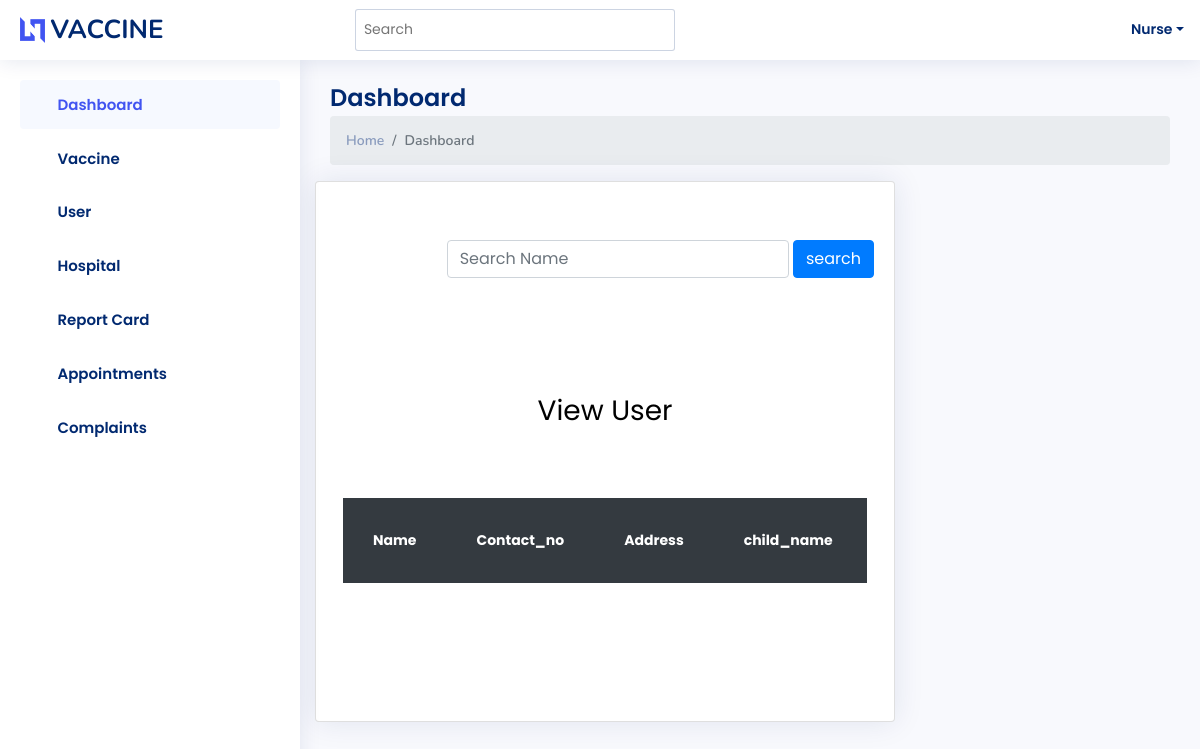
The page /nurseuser on the database as committed earlier.
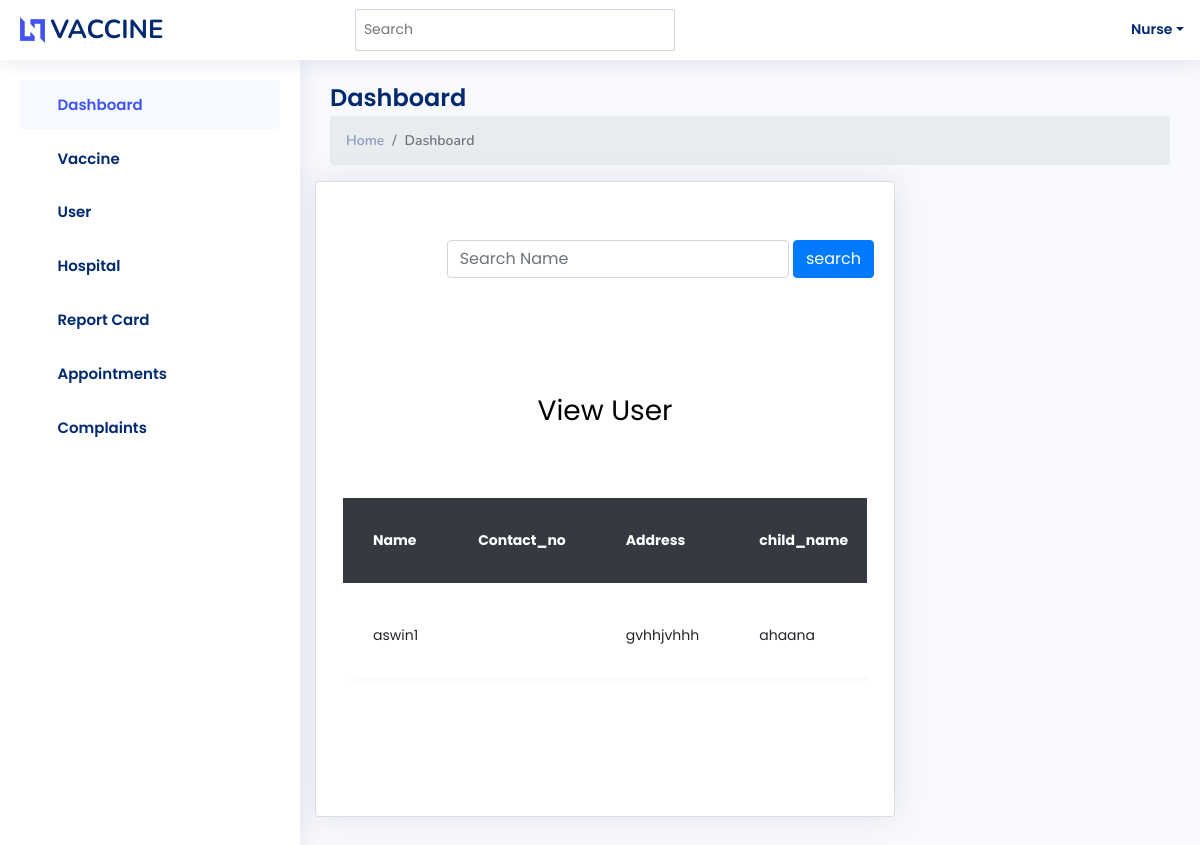
The same page on the database as committed later.
### proapp/models.py (models this page shows, shortened)
class customer(models.Model):
    user=models.OneToOneField(Login,on_delete=models.CASCADE,null=True)
    Name=models.CharField(max_length=20)
    contact_no = models.IntegerField()
    Address=models.TextField()
    child_name=models.CharField(max_length=20)
    child_age=models.IntegerField()
    child_gender=models.CharField(max_length=20)
    recent_vaccinations=models.TextField(null=True,blank=True)

### proapp/Nurseviews.py (the view)
def nurse_view_user(request):
    v = customer.objects.all()
    nuserfilter = NUserFilter(request.GET, queryset=v)
    v = nuserfilter.qs
    context = {
        'nuser': v,
        'nuserfilter': nuserfilter,
    }
    return render(request, 'nurse_temp/Nurse_View_User.html', context)

### templates/nurse_temp/Nurse_View_User.html (shortened to what this page needs)
{% extends 'nurse_temp/Nurse_home.html' %}
{% block content %}
{% load static %}
<html lang="en">
  <head>
	<link rel="stylesheet" href="https://stackpath.bootstrapcdn.com/font-awesome/4.7.0/css/font-awesome.min.css">
	<link rel="stylesheet" href="{% static 'assets_table/css/style.css' %}">
	</head>
	<body>
	<div class="card" ><br><br>
<div class="row">
	<div class="col-md-12">
		<form method="get" class="form-inline" style="float:right">
			<div class="md-form my-0">
				{{nuserfilter.form}}
				<button class="btn btn-primary mr-2" type="submit">search</button>
			</div>
		</form>
	</div>
</div>
	<section class="ftco-section">
		<div class="container">
			<div class="row justify-content-center">
				<div class="col-md-6 text-center mb-5">
					<h2 class="heading-section">View User</h2>
				</div>
			</div>
			<div class="row">
				<div class="col-md-12">
					<div class="table-wrap">
						<table class="table">
						  <thead class="thead-dark">
						    <tr>
						      <th>Name</th>
						      <th>Contact_no</th>
						      <th>Address</th>
						      <th>child_name</th>
						      <th> child_age</th>
						    </tr>
						  </thead>
						  <tbody>
						  {% for i in nuserfilter.qs %}
						    <tr class="alert" role="alert">
						      <td>{{i.Name}}</td>
						      <td>{{i.Contact_no}}</td>
						      <td>{{i.Address}}</td>
								<td>{{i.child_name}}</td>
						    </tr>
						  </tbody>
							{% endfor %}
						</table>
					</div>
				</div>
			</div>
		</div>
	</section>
	</div>
	</body>
</html>
{% endblock %}

Rows that differ between the two databases and show on the page:
added customer: Name "aswin1", Address "gvhhjvhhh", child_name "ahaana"
